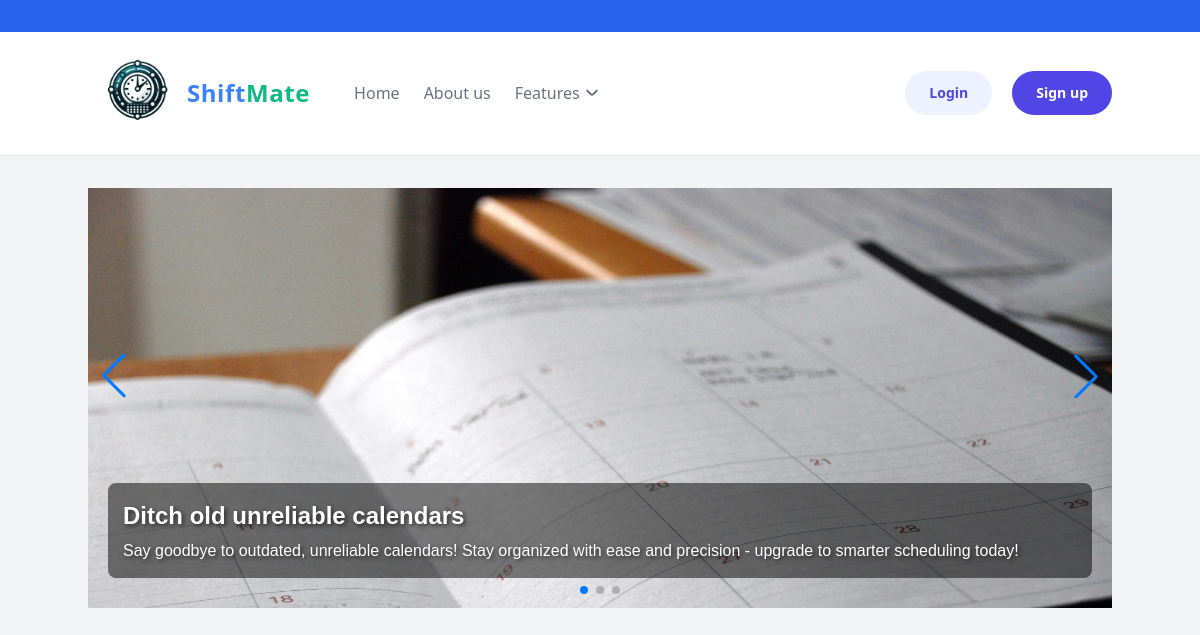
The page / on the database its author committed.
### home/models.py (models this page shows, shortened)
class Slider(models.Model):
	title = models.CharField(max_length=200, blank=True, null=True)
	description = models.TextField(blank=True, null=True)
	image = models.ImageField(upload_to='slider_images/')
	order = models.PositiveIntegerField(default=0)  # Optional: For ordering slides
	class Meta:
		ordering = ['order']  # Order by the 'order' field in ascending order

### home/views.py (the view)
# urls.py: path('', index, name='aboutus'),
def index(request):
	sliders = Slider.objects.all()  # Fetch all slider images
	return render(request, 'home/index.html', {'sliders': sliders})

### home/templates/home/index.html (shortened to what this page needs)
{% extends "home/base.html" %}
{% block content %}
    <link rel="stylesheet" href="https://unpkg.com/swiper/swiper-bundle.min.css"/>
    <div class="swiper-container">
        {% load static %}
        <link rel="stylesheet" href="{% static 'home/css/index.css' %}">
        <div class="swiper-wrapper">
            {% for slide in sliders %}
                <div class="swiper-slide">
                    <img src="{{ slide.image.url }}" alt="{{ slide.title }}" class="slide-image">
                    <div class="slide-content">
                        <h2 class="slide-title">{{ slide.title }}</h2>
                        <p class="slide-description">{{ slide.description }}</p>
                    </div>
                </div>
            {% endfor %}
        </div>
        <div class="swiper-pagination"></div>
        <div class="swiper-button-next"></div>
        <div class="swiper-button-prev"></div>
    </div>
{% endblock %}

### home/static/home/css/index.css (style rules this page uses)
.swiper-container { width: 100%; height: 35vw; overflow: hidden; position: relative; }
.swiper-slide img { width: 100%; height: auto; object-fit: cover; }
.swiper-button-next, .swiper-button-prev { position: absolute; top: 50%; transform: translateY(-50%); z-index: 10; }
.swiper-button-next { right: 10px; }
.swiper-button-prev { left: 10px; }
.swiper-pagination { position: absolute; bottom: 10px; width: 100%; text-align: center; z-index: 10; }
.slide-title { font-size: 24px; font-weight: bold; margin: 0; }
.slide-description { font-size: 16px; margin-top: 5px; }
.slide-content { position: absolute; bottom: 30px; left: 20px; right: 20px; color: #fff; font-family: Arial, sans-serif; text-shadow: 2px 2px 4px rgba(0, 0, 0, 0.6); background-color: rgba(0, 0, 0, 0.5); padding: 15px; border-radius: 8px; box-sizing: border-box; z-index: 100; }

### rows shown on the page
Slider: image (picture), title "Ditch old unreliable calendars", description "Say goodbye to outdated, unreliable calendars! Stay organized with ease and precision - upgrade to smarter scheduling today!"
